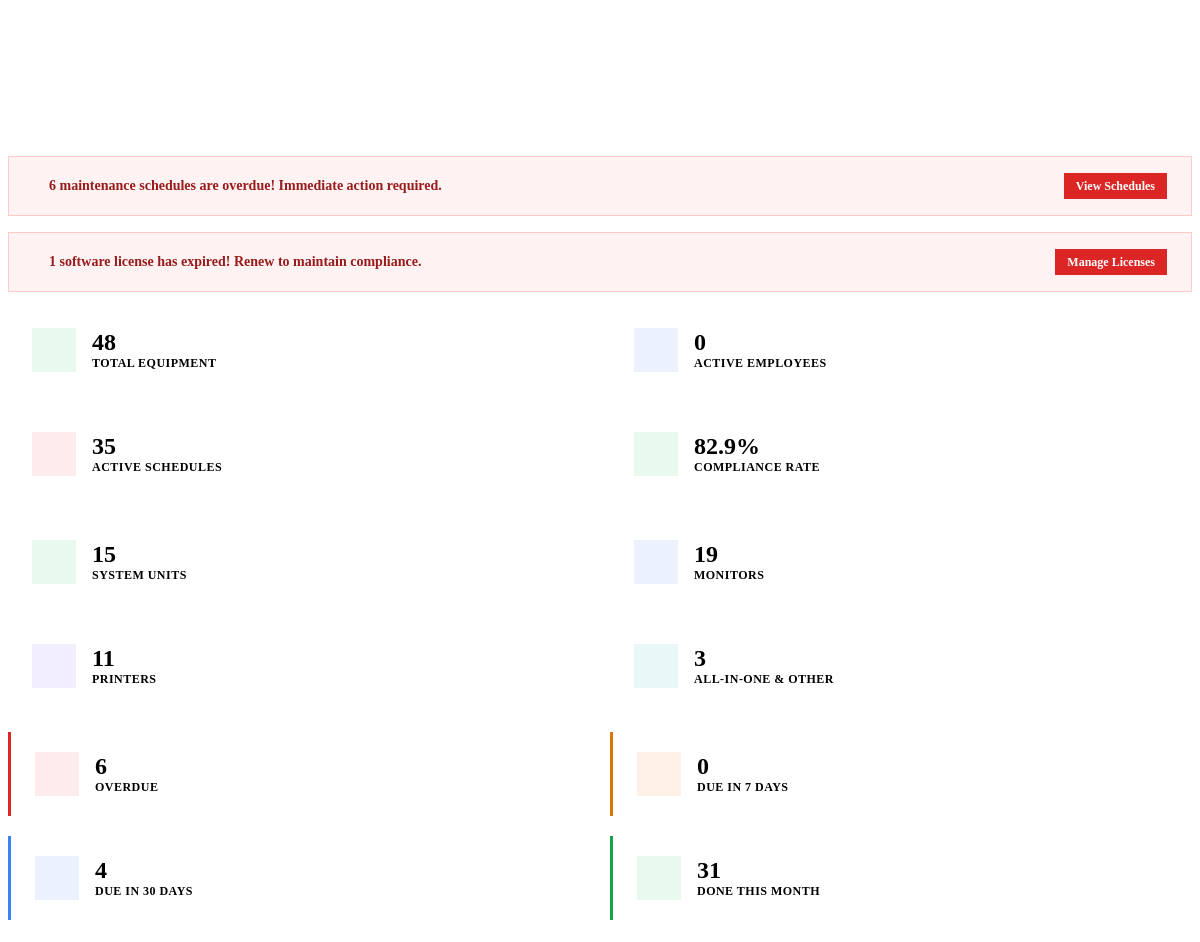
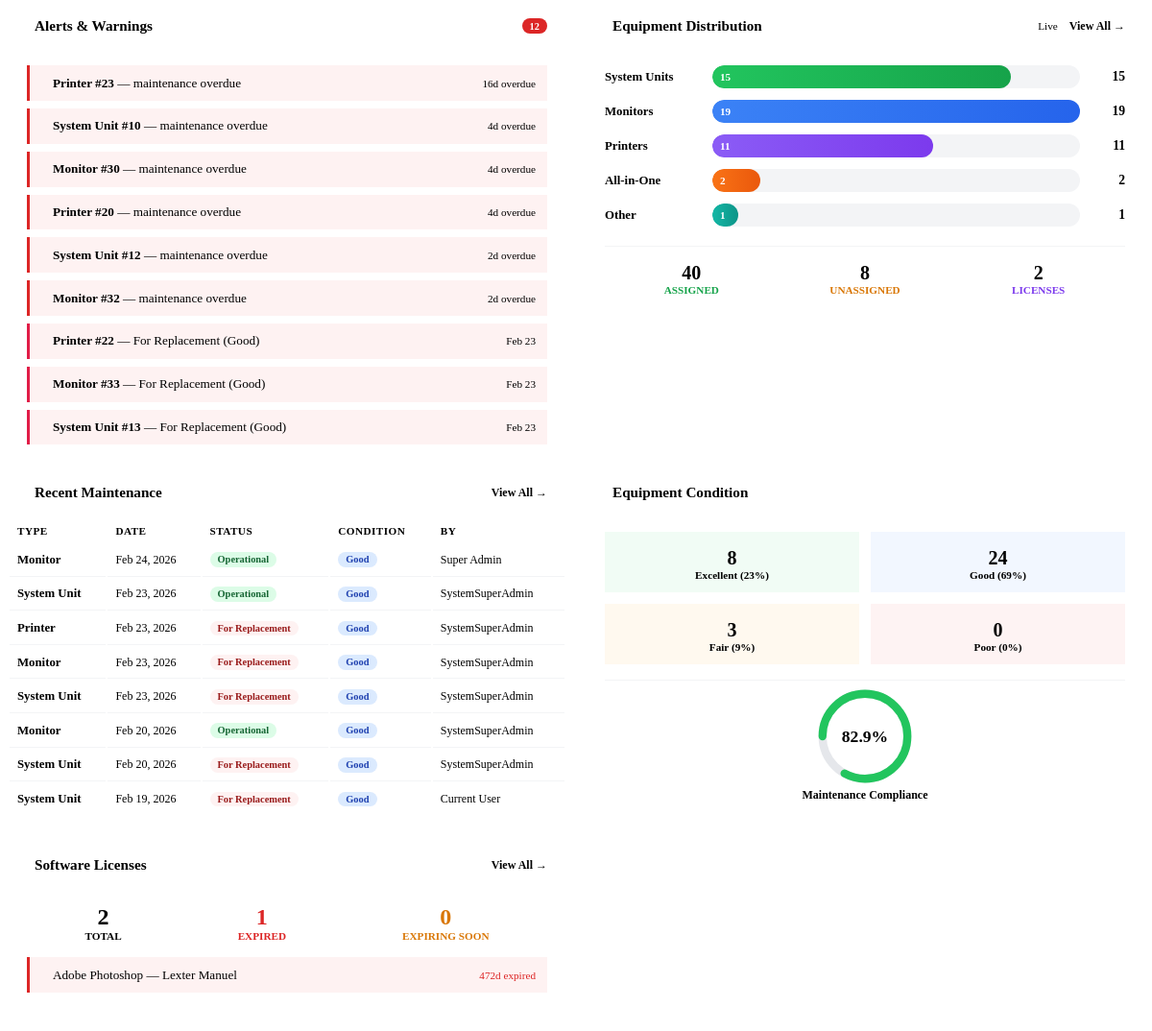
Screenshot of /modules/dashboard/home.php with the database file from the repository (2 pictures, top to bottom).
### tables this page shows
CREATE TABLE `tbl_maintenance_schedule` (
  `scheduleId` int(11) NOT NULL,
  `equipmentType` varchar(50) NOT NULL COMMENT 'System Unit, Monitor, Printer, Laptop, etc.',
  `equipmentId` int(11) NOT NULL COMMENT 'ID from the specific equipment table',
  `maintenanceFrequency` enum('Monthly','Quarterly','Semi-Annual','Annual') NOT NULL DEFAULT 'Semi-Annual',
  `lastMaintenanceDate` date DEFAULT NULL COMMENT 'When was it last maintained?',
  `nextDueDate` date NOT NULL COMMENT 'When is next maintenance due?',
  `isActive` tinyint(1) DEFAULT 1,
  `createdAt` timestamp NOT NULL DEFAULT current_timestamp(),
  `updatedAt` timestamp NOT NULL DEFAULT current_timestamp() ON UPDATE current_timestamp()
);

CREATE TABLE `tbl_equipment_type_registry` (
  `typeId` int(11) NOT NULL,
  `typeName` varchar(50) NOT NULL,
  `tableName` varchar(50) NOT NULL,
  `pkColumn` varchar(50) NOT NULL,
  `filterClause` varchar(255) DEFAULT NULL,
  `defaultFrequency` int(11) DEFAULT 180,
  `context` enum('Employee','Location') NOT NULL DEFAULT 'Location',
  `created_at` timestamp NOT NULL DEFAULT current_timestamp()
);

CREATE TABLE `tbl_maintenance_record` (
  `recordId` int(11) NOT NULL,
  `scheduleId` int(11) NOT NULL,
  `templateId` int(11) DEFAULT NULL COMMENT 'FK ??? tbl_maintenance_template.templateId ??? which template was used',
  `equipmentTypeId` int(11) NOT NULL,
  `equipmentId` int(11) NOT NULL,
  `accountId` int(11) NOT NULL,
  `maintenanceDate` datetime NOT NULL DEFAULT current_timestamp(),
  `checklistJson` longtext DEFAULT NULL,
  `remarks` text DEFAULT NULL,
  `overallStatus` enum('Operational','For Replacement','Disposed') NOT NULL DEFAULT 'Operational',
  `conditionRating` enum('Excellent','Good','Fair','Poor') NOT NULL DEFAULT 'Good',
  `preparedBy` varchar(100) DEFAULT NULL,
  `checkedBy` varchar(100) DEFAULT NULL,
  `notedBy` varchar(100) DEFAULT NULL
);

CREATE TABLE `tbl_software` (
  `softwareId` int(11) NOT NULL,
  `licenseSoftware` varchar(255) NOT NULL,
  `licenseDetails` varchar(100) NOT NULL,
  `licenseType` enum('Perpetual','Subscription') DEFAULT NULL,
  `expiryDate` datetime DEFAULT NULL,
  `email` varchar(100) DEFAULT NULL,
  `password` varchar(100) DEFAULT NULL,
  `employeeId` int(11) DEFAULT NULL
);

### modules/dashboard/home.php (the view, shortened to what the rows shown need)
<?php
try {
    $db = Database::getInstance()->getConnection();
    $overdueList = $db->query("
        SELECT ms.scheduleId, ms.equipmentId, ms.nextDueDate,
               DATEDIFF(CURDATE(), ms.nextDueDate) as days_overdue,
               etr.typeName
        FROM tbl_maintenance_schedule ms
        LEFT JOIN tbl_equipment_type_registry etr ON ms.equipmentType = etr.typeId
        WHERE ms.isActive = 1 AND ms.nextDueDate < CURDATE()
        ORDER BY days_overdue DESC LIMIT 10
    ")->fetchAll(PDO::FETCH_ASSOC);
    $dueSoonList = $db->query("
        SELECT ms.scheduleId, ms.equipmentId, ms.nextDueDate,
               DATEDIFF(ms.nextDueDate, CURDATE()) as days_until_due,
               etr.typeName
        FROM tbl_maintenance_schedule ms
        LEFT JOIN tbl_equipment_type_registry etr ON ms.equipmentType = etr.typeId
        WHERE ms.isActive = 1 AND ms.nextDueDate BETWEEN CURDATE() AND DATE_ADD(CURDATE(), INTERVAL 7 DAY)
        ORDER BY ms.nextDueDate ASC LIMIT 10
    ")->fetchAll(PDO::FETCH_ASSOC);
    $problemEquipment = $db->query("
        SELECT mr.equipmentTypeId, mr.equipmentId, mr.overallStatus,
               mr.conditionRating, mr.maintenanceDate, mr.remarks,
               etr.typeName
        FROM tbl_maintenance_record mr
        LEFT JOIN tbl_equipment_type_registry etr ON mr.equipmentTypeId = etr.typeId
        WHERE (mr.overallStatus IN ('For Replacement','Disposed') OR mr.conditionRating = 'Poor')
        AND mr.maintenanceDate = (
            SELECT MAX(mr2.maintenanceDate) FROM tbl_maintenance_record mr2
            WHERE mr2.scheduleId = mr.scheduleId
        )
        ORDER BY mr.maintenanceDate DESC LIMIT 8
    ")->fetchAll(PDO::FETCH_ASSOC);
    $expiringLicenses = $db->query("
        SELECT s.licenseSoftware, s.expiryDate,
               DATEDIFF(s.expiryDate, CURDATE()) as days_until_expiry,
               CONCAT(e.firstName, ' ', e.lastName) as assignedTo
        FROM tbl_software s
        LEFT JOIN tbl_employee e ON s.employeeId = e.employeeId
        WHERE s.expiryDate IS NOT NULL AND s.expiryDate BETWEEN CURDATE() AND DATE_ADD(CURDATE(), INTERVAL 90 DAY)
        ORDER BY s.expiryDate ASC
    ")->fetchAll(PDO::FETCH_ASSOC);
    $expiredLicenses = $db->query("
        SELECT s.licenseSoftware, s.expiryDate,
               DATEDIFF(CURDATE(), s.expiryDate) as days_expired,
               CONCAT(e.firstName, ' ', e.lastName) as assignedTo
        FROM tbl_software s
        LEFT JOIN tbl_employee e ON s.employeeId = e.employeeId
        WHERE s.expiryDate IS NOT NULL AND s.expiryDate < CURDATE()
        ORDER BY s.expiryDate DESC
    ")->fetchAll(PDO::FETCH_ASSOC);
    $recentMaintenance = $db->query("
        SELECT mr.recordId, mr.maintenanceDate, mr.overallStatus, mr.conditionRating,
               mr.preparedBy, etr.typeName
        FROM tbl_maintenance_record mr
        LEFT JOIN tbl_equipment_type_registry etr ON mr.equipmentTypeId = etr.typeId
        ORDER BY mr.maintenanceDate DESC LIMIT 8
    ")->fetchAll(PDO::FETCH_ASSOC);
} catch (PDOException $e) {
    error_log("Dashboard error: " . $e->getMessage());
    $systemUnitCount = $monitorCount = $printerCount = $allinoneCount = $otherCount = 0;
    $totalEquipment = $assignedEquip = $unassignedEquip = $employeeCount = 0;
    $softwareCount = $activeSchedules = $overdueCount = $dueSoonCount = 0;
    $dueThisMonth = $completedMonth = $totalCompleted = $complianceRate = 0;
    $totalAlerts = 0;
    $overdueList = $dueSoonList = $problemEquipment = [];
    $expiringLicenses = $expiredLicenses = $recentMaintenance = $recentActivity = [];
    $conditionBreakdown = [];
}
?>
<link rel="stylesheet" href="assets/css/home.css">
<div class="welcome-banner">
    <div class="welcome-content">
        <h2>Welcome back, <?= htmlspecialchars($_SESSION['user_name'] ?? 'Administrator') ?>!</h2>
    </div>
</div>
<div class="dash-grid cols-2" style="animation: fadeInUp 0.6s ease-out;">
    <div class="dash-panel">
        <div class="dash-panel-body" style="max-height: 380px; overflow-y: auto;">
            <?php if (empty($overdueList) && empty($problemEquipment) && empty($expiredLicenses) && empty($dueSoonList) && empty($expiringLicenses)): ?>
                <div class="dash-empty">
                    <i class="fas fa-check-circle" style="color: #22c55e;"></i>
                    <p>No alerts or warnings. Everything looks good!</p>
                </div>
            <?php else: ?>
                <?php foreach ($overdueList as $item): ?>
                <div class="alert-item overdue">
                    <div class="alert-text">
                        <strong><?= htmlspecialchars($item['typeName'] ?? 'Equipment') ?> #<?= $item['equipmentId'] ?></strong> — maintenance overdue
                    </div>
                    <div class="alert-meta"><?= $item['days_overdue'] ?>d overdue</div>
                </div>
                <?php endforeach; ?>
            <?php endif; ?>
        </div>
    </div>
</div>
<div class="dash-grid cols-2" style="animation: fadeInUp 0.7s ease-out;">
    <div class="dash-panel">
        <div class="dash-panel-body" style="padding: 0;">
            <?php if (empty($recentMaintenance)): ?>
                <div class="dash-empty">
                    <i class="fas fa-wrench"></i>
                    <p>No maintenance records yet</p>
                </div>
            <?php else: ?>
            <div class="mini-table-wrap">
            <table class="mini-table">
                <thead>
                    <tr>
                        <th>Type</th>
                        <th>Date</th>
                        <th>Status</th>
                        <th>Condition</th>
                        <th>By</th>
                    </tr>
                </thead>
                <tbody>
                    <?php foreach ($recentMaintenance as $maint): ?>
                    <tr>
                        <td><strong><?= htmlspecialchars($maint['typeName'] ?? 'N/A') ?></strong></td>
                        <td style="font-family: var(--font-mono); font-size: 0.75rem;"><?= date('M j, Y', strtotime($maint['maintenanceDate'])) ?></td>
                        <td>
                            <?php
                            $statusClass = 'badge-operational';
                            if ($maint['overallStatus'] === 'For Replacement') $statusClass = 'badge-replacement';
                            elseif ($maint['overallStatus'] === 'Disposed') $statusClass = 'badge-disposed';
                            ?>
                            <span class="badge-sm <?= $statusClass ?>"><?= $maint['overallStatus'] ?></span>
                        </td>
                        <td>
                            <?php
                            $condClass = 'badge-good';
                            ?>
                            <span class="badge-sm <?= $condClass ?>"><?= $maint['conditionRating'] ?></span>
                        </td>
                        <td style="font-size: 0.75rem;"><?= htmlspecialchars($maint['preparedBy'] ?? 'N/A') ?></td>
                    </tr>
                    <?php endforeach; ?>
                </tbody>
            </table>
            </div>
            <?php endif; ?>
        </div>
    </div>
</div>
<div class="dash-grid cols-2" style="animation: fadeInUp 0.8s ease-out;">
    <div class="dash-panel">
        <div class="dash-panel-body">
            <?php if (!empty($expiredLicenses) || !empty($expiringLicenses)): ?>
            <div style="max-height: 180px; overflow-y: auto;">
                <?php foreach ($expiredLicenses as $lic): ?>
                <div class="alert-item license-expired">
                    <div class="alert-text"><?= htmlspecialchars($lic['licenseSoftware']) ?><?= $lic['assignedTo'] ? ' — '.$lic['assignedTo'] : '' ?></div>
                    <div class="alert-meta" style="color: #dc2626;"><?= $lic['days_expired'] ?>d expired</div>
                </div>
                <?php endforeach; ?>
            </div>
            <?php endif; ?>
        </div>
    </div>
</div>

### rows the page displays
tbl_maintenance_schedule: tbl_equipment_type_registry.typeName "Printer", equipmentId "23", days_overdue "16"
tbl_maintenance_schedule: tbl_equipment_type_registry.typeName "System Unit", equipmentId "10", days_overdue "4"
tbl_maintenance_schedule: tbl_equipment_type_registry.typeName "Monitor", equipmentId "30", days_overdue "4"
tbl_maintenance_schedule: tbl_equipment_type_registry.typeName "Printer", equipmentId "20", days_overdue "4"
tbl_maintenance_schedule: tbl_equipment_type_registry.typeName "System Unit", equipmentId "12", days_overdue "2"
tbl_maintenance_schedule: tbl_equipment_type_registry.typeName "Monitor", equipmentId "32", days_overdue "2"
tbl_maintenance_record: tbl_equipment_type_registry.typeName "Monitor", maintenanceDate "Feb 24, 2026", overallStatus "Operational", conditionRating "Good", preparedBy "Super Admin"
tbl_maintenance_record: tbl_equipment_type_registry.typeName "System Unit", maintenanceDate "Feb 23, 2026", overallStatus "Operational", conditionRating "Good", preparedBy "SystemSuperAdmin"
tbl_maintenance_record: tbl_equipment_type_registry.typeName "Printer", maintenanceDate "Feb 23, 2026", overallStatus "For Replacement", conditionRating "Good", preparedBy "SystemSuperAdmin"
tbl_maintenance_record: tbl_equipment_type_registry.typeName "Monitor", maintenanceDate "Feb 23, 2026", overallStatus "For Replacement", conditionRating "Good", preparedBy "SystemSuperAdmin"
tbl_maintenance_record: tbl_equipment_type_registry.typeName "System Unit", maintenanceDate "Feb 23, 2026", overallStatus "For Replacement", conditionRating "Good", preparedBy "SystemSuperAdmin"
tbl_maintenance_record: tbl_equipment_type_registry.typeName "Monitor", maintenanceDate "Feb 20, 2026", overallStatus "Operational", conditionRating "Good", preparedBy "SystemSuperAdmin"
tbl_maintenance_record: tbl_equipment_type_registry.typeName "System Unit", maintenanceDate "Feb 20, 2026", overallStatus "For Replacement", conditionRating "Good", preparedBy "SystemSuperAdmin"
tbl_maintenance_record: tbl_equipment_type_registry.typeName "System Unit", maintenanceDate "Feb 19, 2026", overallStatus "For Replacement", conditionRating "Good", preparedBy "Current User"
tbl_software: licenseSoftware "Adobe Photoshop", assignedTo "Lexter Manuel", days_expired "472"

### other values shown
$overdueCount "6"
count($expiredLicenses) "1"
$totalEquipment "48"
$employeeCount "0"
$activeSchedules "35"
$complianceRate "82.9"
$systemUnitCount "15"
$monitorCount "19"
$printerCount "11"
$allinoneCount + $otherCount "3"
$dueSoonCount "0"
$dueThisMonth "4"
$completedMonth "31"
$totalAlerts "12"
$item['typeName'] "Printer"
